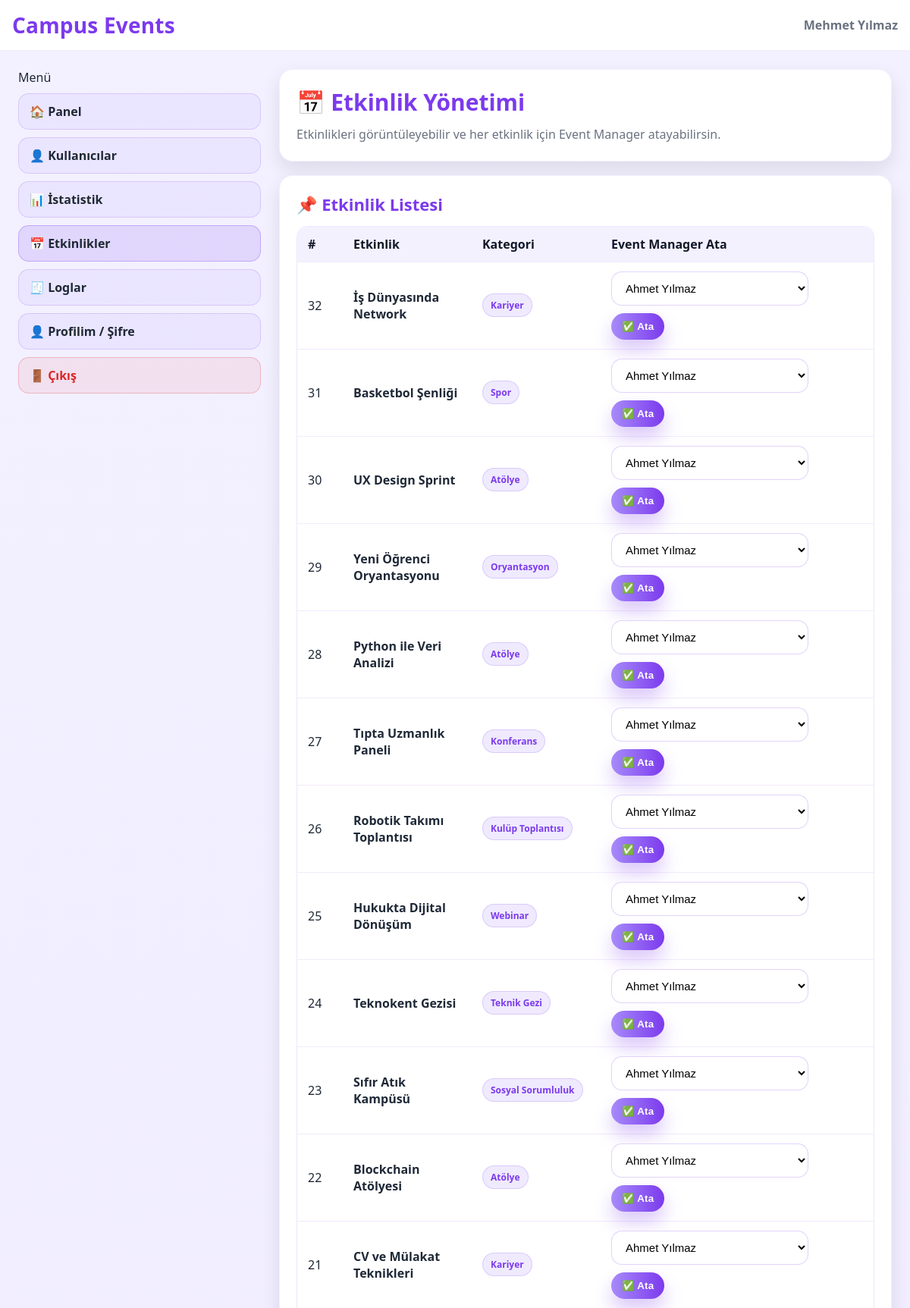
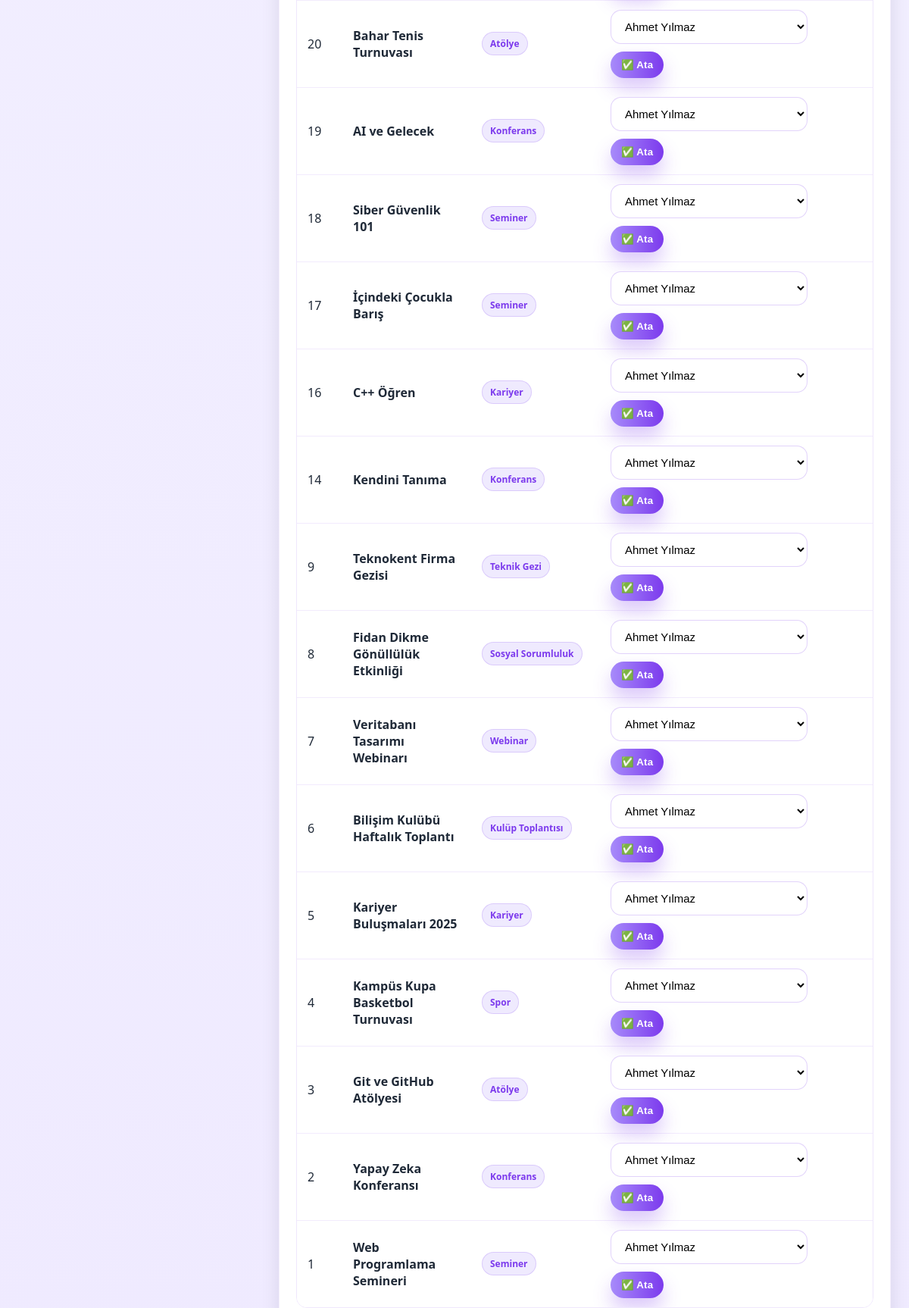
The page /campus_events/admin/events.php (signed in, upper part) on the database its author committed (2 pictures, top to bottom).
### tables this page shows
CREATE TABLE `events` (
  `event_id` int(11) NOT NULL,
  `category_id` int(11) NOT NULL,
  `location_id` int(11) NOT NULL,
  `event_title` varchar(150) NOT NULL,
  `event_description` text DEFAULT NULL,
  `start_datetime` datetime NOT NULL,
  `end_datetime` datetime NOT NULL,
  `capacity` int(11) NOT NULL,
  `available_seats` int(11) NOT NULL,
  `status` enum('planned','active','completed','cancelled') NOT NULL DEFAULT 'planned',
  `created_at` datetime NOT NULL DEFAULT current_timestamp()
);

CREATE TABLE `event_categories` (
  `category_id` int(11) NOT NULL,
  `category_name` varchar(100) NOT NULL,
  `description` varchar(255) DEFAULT NULL
);

### campus_events/admin/events.php (the view, shortened to what this page needs)
<?php
require_once "../config/db.php";
$stmt = $pdo->query("
  SELECT e.event_id, e.event_title, ec.category_name
  FROM events e
  LEFT JOIN event_categories ec ON e.category_id = ec.category_id
  ORDER BY e.event_id DESC
");
$events = $stmt->fetchAll(PDO::FETCH_ASSOC);
$organizers = $pdo->query("
  SELECT user_id, full_name
  FROM users
  WHERE role_id = 2
  ORDER BY full_name ASC
")->fetchAll(PDO::FETCH_ASSOC);
include "../partials/header.php";
include "../partials/menu.php";
?>
<div class="card card--soft" style="margin-bottom:18px;">
  <div class="card__body">
    <h1 class="card__title">📅 Etkinlik Yönetimi</h1>
    <p class="card__subtitle">Etkinlikleri görüntüleyebilir ve her etkinlik için Event Manager atayabilirsin.</p>
  </div>
</div>
<div class="card card--soft" style="margin-bottom:18px;">
  <div class="card__body">
    <h2 class="card__title" style="font-size:22px;">📌 Etkinlik Listesi</h2>
    <?php if (empty($events)): ?>
      <div class="alert alert-error" style="margin-top:14px;">
        Henüz etkinlik bulunmuyor.
      </div>
    <?php else: ?>
      <div class="table-wrap" style="margin-top:14px;">
        <table>
          <thead>
            <tr>
              <th style="width:60px;">#</th>
              <th>Etkinlik</th>
              <th style="width:170px;">Kategori</th>
              <th style="width:360px;">Event Manager Ata</th>
            </tr>
          </thead>
          <tbody>
            <?php foreach ($events as $e): ?>
              <tr>
                <td><?= (int)$e['event_id'] ?></td>
                <td><b><?= htmlspecialchars($e['event_title'] ?? '-') ?></b></td>
                <td><span class="badge"><?= htmlspecialchars($e['category_name'] ?? 'Genel') ?></span></td>
                <td>
                  <?php if (empty($organizers)): ?>
                    <span style="font-weight:800; color:var(--danger);">Organizer bulunamadı.</span>
                  <?php else: ?>
                    <form method="POST" style="display:flex; gap:10px; align-items:center; flex-wrap:wrap;">
                      <select name="organizer_id" class="input" style="min-width:220px; max-width:260px;">
                        <?php foreach ($organizers as $o): ?>
                          <option value="<?= (int)$o['user_id'] ?>">
                            <?= htmlspecialchars($o['full_name'] ?? ('User#'.$o['user_id'])) ?>
                          </option>
                        <?php endforeach; ?>
                      </select>
                      <button class="btn btn-primary" type="submit" style="padding:10px 14px;">
                        ✅ Ata
                      </button>
                    </form>
                  <?php endif; ?>
                </td>
              </tr>
            <?php endforeach; ?>
          </tbody>
        </table>
      </div>
    <?php endif; ?>
  </div>
</div>
<?php include "../partials/footer.php"; ?>

### campus_events/assets/css/style.css (style rules this page uses)
:root { --bg1:#f3f1ff; --bg2:#efeaff; --card:#ffffff; --text:#1f2937; --muted:#6b7280; --primary:#7c3aed; --primary2:#a78bfa; --border:#e6e1ff; --success:#16a34a; --danger:#dc2626; --warning:#f59e0b; --shadow: 0 20px 50px rgba(17, 24, 39, 0.12); --shadow-sm: 0 10px 25px rgba(17, 24, 39, 0.10); --radius:18px; --radius-sm:14px; }
* { box-sizing:border-box; }
html,body { height:100%; }
body { margin:0; font-family: system-ui, -apple-system, Segoe UI, Roboto, Arial, sans-serif; color:var(--text); background: linear-gradient(180deg, var(--bg1), var(--bg2)); }
.card { background: var(--card); border-radius: var(--radius); box-shadow: var(--shadow); border: 1px solid rgba(124, 58, 237, 0.08); }
.card--soft { box-shadow: var(--shadow-sm); }
.card__body { padding: 22px 22px; }
.card__title { display:flex; align-items:center; gap:10px; font-size: 30px; font-weight: 800; color: var(--primary); margin: 0 0 10px; }
.card__subtitle { margin:0; color: var(--muted); line-height: 1.55; }
.input, select, textarea { width:100%; padding: 12px 14px; border-radius: 14px; border: 1px solid rgba(124, 58, 237, 0.22); outline:none; background:#fff; font-size: 15px; }
.btn { display:inline-flex; align-items:center; justify-content:center; gap:10px; padding: 12px 18px; border-radius: 999px; border: none; cursor:pointer; font-weight: 800; letter-spacing: .2px; }
.btn-primary { color:#fff; background: linear-gradient(90deg, var(--primary2), var(--primary)); box-shadow: 0 14px 25px rgba(124, 58, 237, 0.28); }
.table-wrap { overflow:auto; border-radius: 14px; border: 1px solid rgba(124, 58, 237, 0.12); }
table { width:100%; border-collapse: collapse; min-width: 760px; background:#fff; }
thead th { text-align:left; padding: 12px 14px; background: rgba(167, 139, 250, 0.12); color: #111827; font-weight: 900; }
tbody td { padding: 12px 14px; border-top: 1px solid rgba(124, 58, 237, 0.10); }
.badge { display:inline-flex; align-items:center; padding: 6px 10px; border-radius: 999px; font-weight: 800; font-size: 12px; background: rgba(167, 139, 250, 0.18); border: 1px solid rgba(124, 58, 237, 0.18); color: var(--primary); }
.card { margin-bottom: 18px; }
.table-wrap { margin-top: 14px; }

### rows shown on the page
events: event_id "32", event_title "İş Dünyasında Network", category.category_name "Kariyer"
events: event_id "31", event_title "Basketbol Şenliği", category.category_name "Spor"
events: event_id "30", event_title "UX Design Sprint", category.category_name "Atölye"
events: event_id "29", event_title "Yeni Öğrenci Oryantasyonu", category.category_name "Oryantasyon"
events: event_id "28", event_title "Python ile Veri Analizi", category.category_name "Atölye"
events: event_id "27", event_title "Tıpta Uzmanlık Paneli", category.category_name "Konferans"
events: event_id "26", event_title "Robotik Takımı Toplantısı", category.category_name "Kulüp Toplantısı"
events: event_id "25", event_title "Hukukta Dijital Dönüşüm", category.category_name "Webinar"
events: event_id "24", event_title "Teknokent Gezisi", category.category_name "Teknik Gezi"
events: event_id "23", event_title "Sıfır Atık Kampüsü", category.category_name "Sosyal Sorumluluk"
events: event_id "22", event_title "Blockchain Atölyesi", category.category_name "Atölye"
events: event_id "21", event_title "CV ve Mülakat Teknikleri", category.category_name "Kariyer"
events: event_id "20", event_title "Bahar Tenis Turnuvası", category.category_name "Atölye"
events: event_id "19", event_title "AI ve Gelecek", category.category_name "Konferans"
events: event_id "18", event_title "Siber Güvenlik 101", category.category_name "Seminer"
events: event_id "17", event_title "İçindeki Çocukla Barış", category.category_name "Seminer"
events: event_id "16", event_title "C++ Öğren", category.category_name "Kariyer"
events: event_id "14", event_title "Kendini Tanıma", category.category_name "Konferans"
events: event_id "9", event_title "Teknokent Firma Gezisi", category.category_name "Teknik Gezi"
events: event_id "8", event_title "Fidan Dikme Gönüllülük Etkinliği", category.category_name "Sosyal Sorumluluk"
events: event_id "7", event_title "Veritabanı Tasarımı Webinarı", category.category_name "Webinar"
events: event_id "6", event_title "Bilişim Kulübü Haftalık Toplantı", category.category_name "Kulüp Toplantısı"
events: event_id "5", event_title "Kariyer Buluşmaları 2025", category.category_name "Kariyer"
events: event_id "4", event_title "Kampüs Kupa Basketbol Turnuvası", category.category_name "Spor"
events: event_id "3", event_title "Git ve GitHub Atölyesi", category.category_name "Atölye"
events: event_id "2", event_title "Yapay Zeka Konferansı", category.category_name "Konferans"
events: event_id "1", event_title "Web Programlama Semineri", category.category_name "Seminer"

### other values the page prints
$_SESSION['user_name'] "Mehmet Yılmaz"
$it['label'] "🏠 Panel"
$it['label'] "👤 Kullanıcılar"
$it['label'] "📊 İstatistik"
$it['label'] "📅 Etkinlikler"
$it['label'] "🧾 Loglar"
$it['label'] "👤 Profilim / Şifre"
form field organizer_id "Ahmet Yılmaz"
